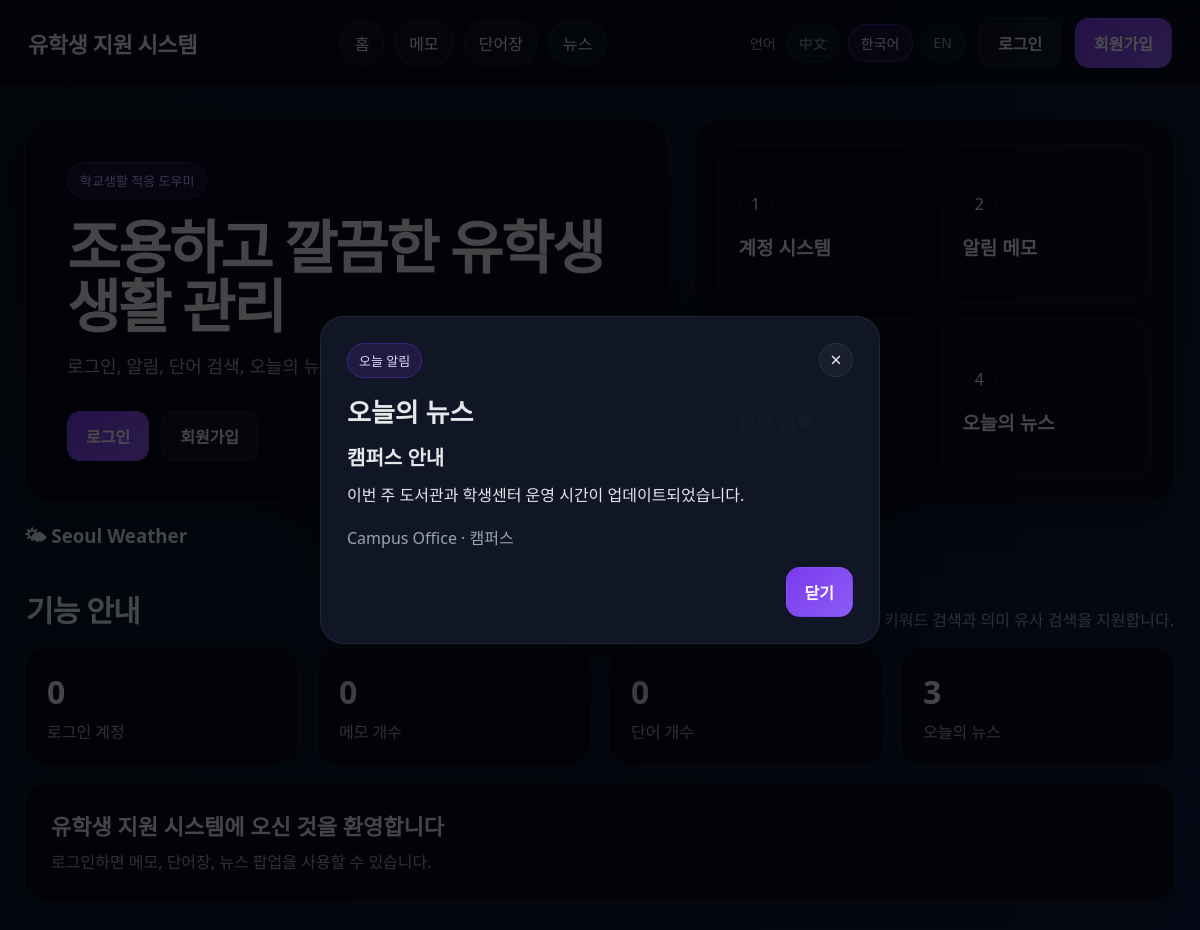
The page / on the database its author committed.
### tables this page shows
CREATE TABLE news (
    id INTEGER PRIMARY KEY AUTOINCREMENT,
    title TEXT NOT NULL,
    summary TEXT NOT NULL,
    source TEXT NOT NULL,
    category TEXT NOT NULL,
    news_date TEXT NOT NULL
);

### app/main/routes.py (the view, shortened to what this page needs)
@main_bp.route("/")
def home():
    db = get_db()
    stats = {
        "memo_count": 0,
        "vocab_count": 0,
        "news_count": db.execute("SELECT COUNT(*) FROM news").fetchone()[0],
    }
    user_id = session.get("user_id")
    return render_template("home.html", stats=stats)

### app/db.py (called while the page is built)
def get_db():
    if "db" not in g:
        g.db = sqlite3.connect(current_app.config["DATABASE"])
        g.db.row_factory = sqlite3.Row
        g.db.execute("PRAGMA foreign_keys = ON")
    return g.db

### app/i18n.py (called while the page is built)
def current_language():
    lang = session.get("lang", "ko")
    return lang if lang in LANGUAGES else "ko"

def get_translator():
    def t(key):
        lang = current_language()
        return TRANSLATIONS.get(lang, TRANSLATIONS["ko"]).get(key, key)
    return t

### app/templates/home.html (shortened to what this page needs)
{% extends 'base.html' %}
{% block content %}
<section class="hero">
  <div class="hero-copy">
    <div class="eyebrow">{{ t('hero_tag') }}</div>
    <h1>{{ t('hero_title') }}</h1>
    <p>{{ t('hero_desc') }}</p>
    <div class="hero-actions">
      {% if user %}
        <a class="btn btn-primary" href="{{ url_for('memo.index') }}">{{ t('nav_memo') }}</a>
        <a class="btn btn-ghost" href="{{ url_for('news.index') }}">{{ t('hero_secondary') }}</a>
      {% else %}
        <a class="btn btn-primary" href="{{ url_for('auth.login') }}">{{ t('nav_login') }}</a>
        <a class="btn btn-ghost" href="{{ url_for('auth.register') }}">{{ t('nav_register') }}</a>
      {% endif %}
    </div>
  </div>
  <div class="hero-panel">
    <div class="overview-grid">
      <article class="overview-card">
        <span class="num">1</span>
        <h3>{{ t('overview_login') }}</h3>
      </article>
      <article class="overview-card">
        <span class="num">2</span>
        <h3>{{ t('overview_memo') }}</h3>
      </article>
      <article class="overview-card">
        <span class="num">3</span>
        <h3>{{ t('overview_vocab') }}</h3>
      </article>
      <article class="overview-card">
        <span class="num">4</span>
        <h3>{{ t('overview_news') }}</h3>
      </article>
    </div>
  </div>
</section>
<div class="weather-box">
    <div class="weather-header">
        <h3>🌤 Seoul Weather</h3>
    </div>
</div>
<section class="section-title">
  <h2>{{ t('section_overview') }}</h2>
  <p>{{ t('home_summary') }}</p>
</section>
<div class="stats-grid">
  <article class="stat-card">
    <div class="stat-value">{{ 1 if user else 0 }}</div>
    <div class="stat-label">{{ t('home_stats_login') }}</div>
  </article>
  <article class="stat-card">
    <div class="stat-value">{{ stats['memo_count'] }}</div>
    <div class="stat-label">{{ t('home_stats_memo') }}</div>
  </article>
  <article class="stat-card">
    <div class="stat-value">{{ stats['vocab_count'] }}</div>
    <div class="stat-label">{{ t('home_stats_vocab') }}</div>
  </article>
  <article class="stat-card">
    <div class="stat-value">{{ stats['news_count'] }}</div>
    <div class="stat-label">{{ t('home_stats_news') }}</div>
  </article>
</div>
{% if not user %}
<section class="guest-card">
  <h3>{{ t('home_guest_title') }}</h3>
  <p>{{ t('home_guest_desc') }}</p>
</section>
{% endif %}
{% endblock %}

### app/templates/base.html (shortened to what this page needs)
<!doctype html>
<html lang="{{ lang }}">
<head>
  <link rel="stylesheet" href="{{ url_for('static', filename='style.css') }}">
</head>
<body>
  <header class="topbar">
    <div class="brand">
      <a href="{{ url_for('main.home') }}">{{ t('site_title') }}</a>
    </div>
    <nav class="nav">
      <a href="{{ url_for('main.home') }}">{{ t('nav_home') }}</a>
      <a href="{{ url_for('memo.index') }}">{{ t('nav_memo') }}</a>
      <a href="{{ url_for('vocab.index') }}">{{ t('nav_vocab') }}</a>
      <a href="{{ url_for('news.index') }}">{{ t('nav_news') }}</a>
    </nav>
    <div class="actions">
      <form class="lang-switch" method="get">
        <span>{{ t('lang_label') }}</span>
        <div class="lang-pills">
          <a class="{{ 'active' if lang == 'zh' else '' }}" href="{{ url_for('main.set_language', lang_code='zh') }}">中文</a>
          <a class="{{ 'active' if lang == 'ko' else '' }}" href="{{ url_for('main.set_language', lang_code='ko') }}">한국어</a>
          <a class="{{ 'active' if lang == 'en' else '' }}" href="{{ url_for('main.set_language', lang_code='en') }}">EN</a>
        </div>
      </form>
      {% if user %}
        <span class="user-pill">{{ user['email'] }}</span>
        <a class="btn btn-ghost" href="{{ url_for('auth.logout') }}">{{ t('nav_logout') }}</a>
      {% else %}
        <a class="btn btn-ghost" href="{{ url_for('auth.login') }}">{{ t('nav_login') }}</a>
        <a class="btn btn-primary" href="{{ url_for('auth.register') }}">{{ t('nav_register') }}</a>
      {% endif %}
    </div>
  </header>
  <main class="container">
    {% block content %}{% endblock %}
  </main>
  {% if latest_news %}
  <div id="newsPopup" class="modal" aria-hidden="true">
    <div class="modal-content">
      <div class="modal-head">
        <span class="badge">{{ t('news_today_label') }}</span>
        <button class="icon-btn" type="button" onclick="closeNewsPopup()">×</button>
      </div>
      <h3>{{ t('news_popup_title') }}</h3>
      <h4>{{ latest_news['title'] }}</h4>
      <p>{{ latest_news['summary'] }}</p>
      <div class="muted">{{ latest_news['source'] }} · {{ latest_news['category'] }}</div>
      <div class="modal-actions">
        <button class="btn btn-primary" type="button" onclick="closeNewsPopup()">{{ t('news_popup_close') }}</button>
      </div>
    </div>
  </div>
  {% endif %}
</body>
</html>

### rows shown on the page
news: title "캠퍼스 안내", summary "이번 주 도서관과 학생센터 운영 시간이 업데이트되었습니다.", source "Campus Office", category "캠퍼스"

### other values the page prints
{{ t('site_title') }} "유학생 지원 시스템"
{{ t('nav_home') }} "홈"
{{ t('nav_memo') }} "메모"
{{ t('nav_vocab') }} "단어장"
{{ t('nav_news') }} "뉴스"
{{ t('lang_label') }} "언어"
{{ t('nav_login') }} "로그인"
{{ t('nav_register') }} "회원가입"
{{ t('hero_tag') }} "학교생활 적응 도우미"
{{ t('hero_title') }} "조용하고 깔끔한 유학생 생활 관리"
{{ t('hero_desc') }} "로그인, 알림, 단어 검색, 오늘의 뉴스를 한 곳에 모았습니다."
{{ t('overview_login') }} "계정 시스템"
{{ t('overview_memo') }} "알림 메모"
{{ t('overview_news') }} "오늘의 뉴스"
{{ t('section_overview') }} "기능 안내"
